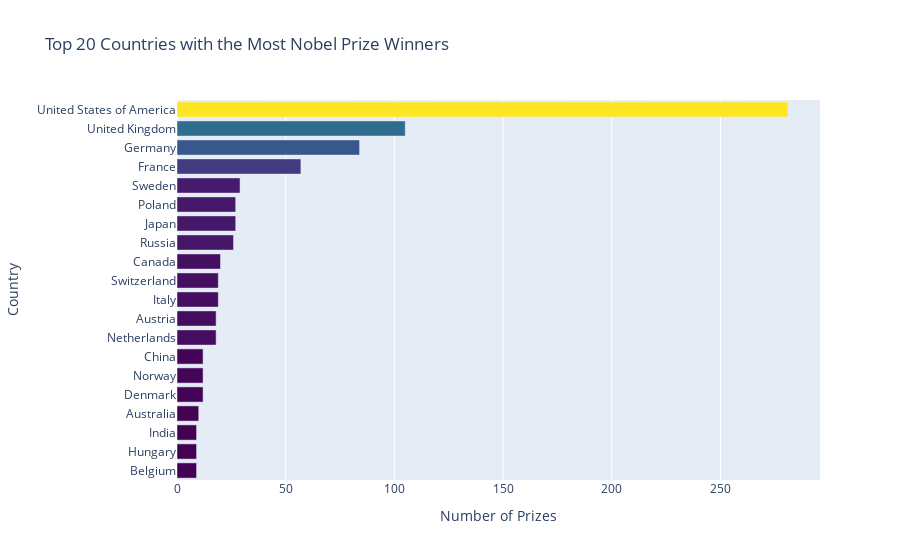

The notebook cell this image was saved under:
### Code cell
h_bar = px.bar(y=top_20_countries.birth_country_current, x=top_20_countries.prize, orientation='h', title="Top 20 Countries with the Most Nobel Prize Winners", color=top_20_countries.prize, color_continuous_scale='Viridis')
h_bar.update_layout(xaxis_title="Number of Prizes", yaxis_title="Country", coloraxis_showscale=False)
h_bar.show()

### Figure 1 — Plotly figure (JSON) as saved in the notebook; plotly's stock layout.template omitted (floating-point values rounded to 4 significant figures)
{"data": [{"alignmentgroup": "True", "hovertemplate": "x=%{x}<br>y=%{y}<br>color=%{marker.color}<extra></extra>", "legendgroup": "", "marker": {"color": [9, 9, 9, 10, 12, 12, 12, 18, 18, 19, 19, 20, 26, 27, 27, 29, 57, 84, 105, 281], "coloraxis": "coloraxis", "pattern": {"shape": ""}}, "name": "", "offsetgroup": "", "orientation": "h", "showlegend": false, "textposition": "auto", "type": "bar", "x": [9, 9, 9, 10, 12, 12, 12, 18, 18, 19, 19, 20, 26, 27, 27, 29, 57, 84, 105, 281], "xaxis": "x", "y": ["Belgium", "Hungary", "India", "Australia", "Denmark", "Norway", "China", "Netherlands", "Austria", "Italy", "Switzerland", "Canada", "Russia", "Japan", "Poland", "Sweden", "France", "Germany", "United Kingdom", "United States of America"], "yaxis": "y"}], "layout": {"barmode": "relative", "coloraxis": {"colorbar": {"title": {"text": "color"}}, "colorscale": [[0, "#440154"], [0.1111, "#482878"], [0.2222, "#3e4989"], [0.3333, "#31688e"], [0.4444, "#26828e"], [0.5556, "#1f9e89"], [0.6667, "#35b779"], [0.7778, "#6ece58"], [0.8889, "#b5de2b"], [1, "#fde725"]], "showscale": false}, "legend": {"tracegroupgap": 0}, "title": {"text": "Top 20 Countries with the Most Nobel Prize Winners"}, "xaxis": {"anchor": "y", "domain": [0, 1], "title": {"text": "Number of Prizes"}}, "yaxis": {"anchor": "x", "domain": [0, 1], "title": {"text": "Country"}}}}
